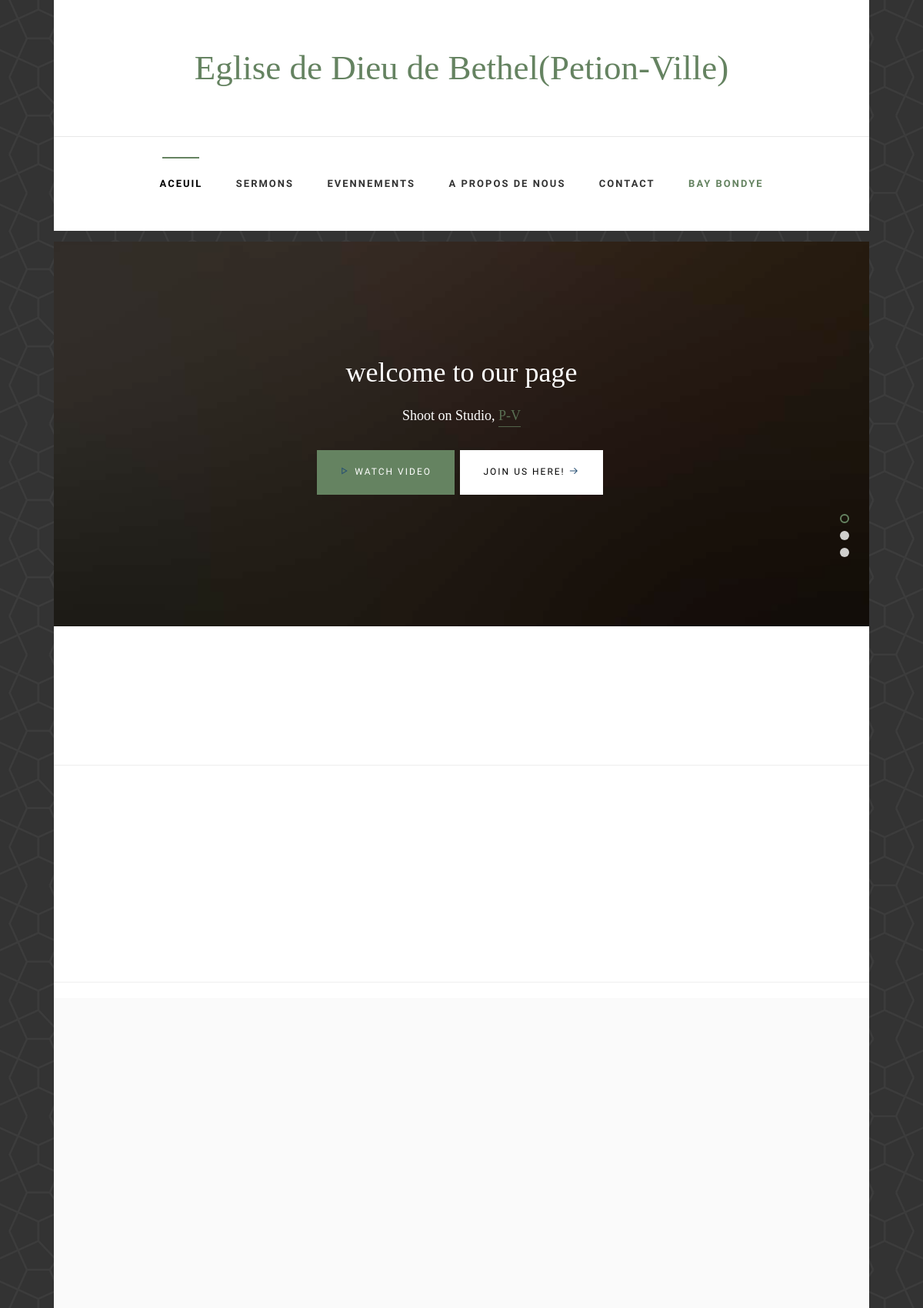
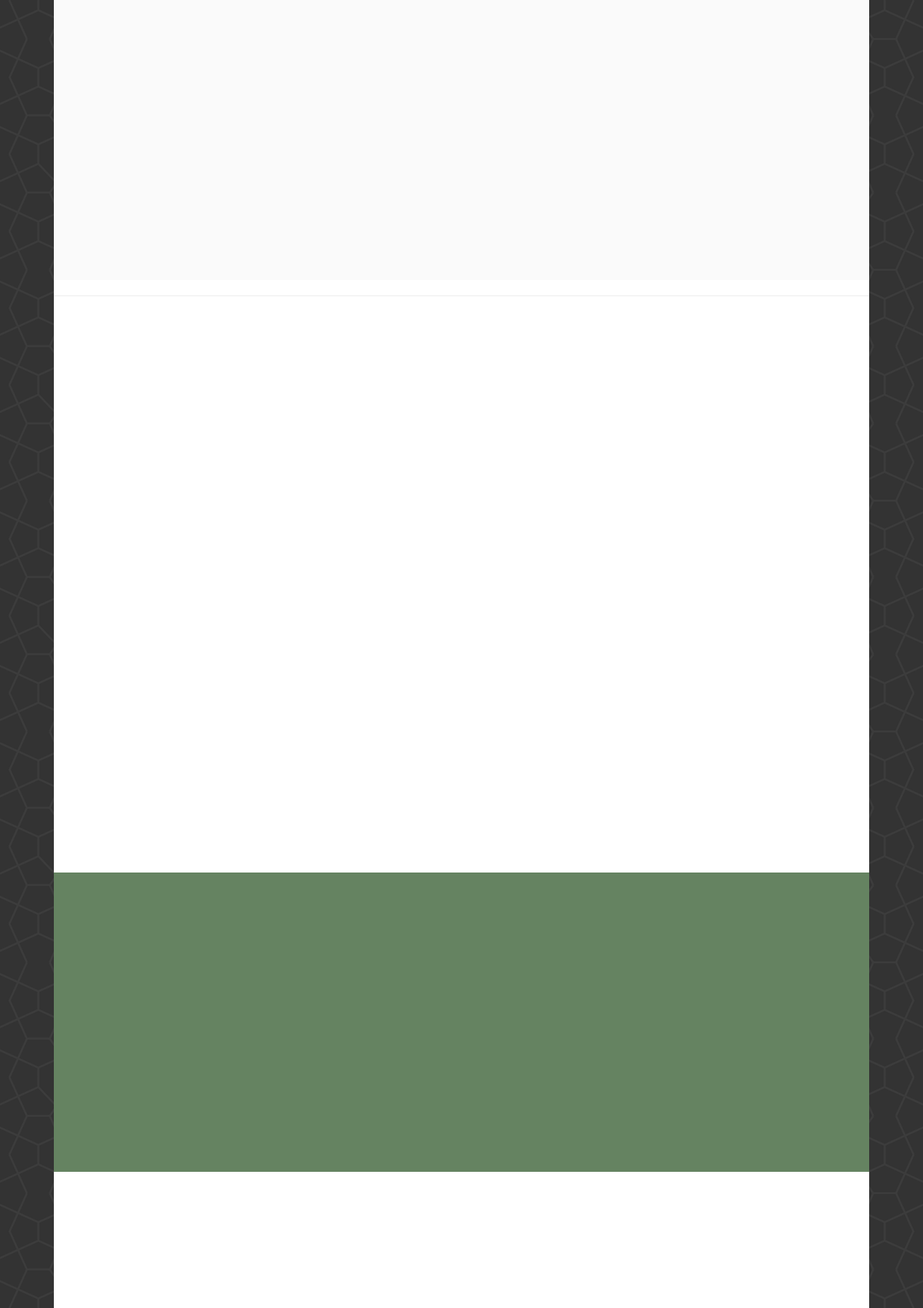
/home/ (upper part), run on the app's committed database (2 pictures, top to bottom).
### home/models.py (models this page shows, shortened)
class hero(models.Model):
    name=models.CharField(max_length= 40,unique=True)
    vid1=models.ForeignKey(heroSingle,on_delete=models.CASCADE,related_name='vid1')
    vid2=models.ForeignKey(heroSingle,on_delete=models.CASCADE,related_name='vid2')
    vid3=models.ForeignKey(heroSingle,on_delete=models.CASCADE,related_name='vid3')
    show= models.BooleanField(default= True)

class heroSingle(models.Model):
    name= models.CharField(max_length=39,unique=True)
    heading= models.TextField()
    submenu1= models.TextField()
    submenu2= models.CharField(max_length=50)
    backgroud=models.ImageField(null=True, upload_to='media/images/%y')
    video=models.FileField(null=True, upload_to='media/videos/%y')

### home/views.py (the view)
# urls.py: 2. Add a URL to urlpatterns:  path('', views.home, name='home')
def home (request):
    try:
        live=models.live.objects.all().filter(show=True)
    except:
        live={}
    hero=models.hero.objects.get(show=True)
    firstSection=models.firstSection.objects.get(show=True)
    statSection=models.statSection.objects.get(show=True)
    serviceSingle=models.serviceSingle.objects.all().filter(show=True)
    Service=models.Service.objects.get(show=True)
    Sermons_main_section=models.Sermons_main_section.objects.get(show=True)
    verset_main_page=models.verset_main_page.objects.get(show=True)
    evenement_main_page=models.evenement_main_page.objects.get(show=True)
    secteur_main=models.secteur_main.objects.get(show=True)
    secteur=models.secteur.objects.all().filter(show=True)
    context={'hero':hero, 'firstSection':firstSection, 'statSection':statSection,
    'serviceSingle':serviceSingle,
    'Service':Service,
        'Sermons_main_section':Sermons_main_section,
        'verset_main_page':verset_main_page,
        'evenement_main_page':evenement_main_page,
        'secteur_main':secteur_main,
        'secteur':secteur,
        'active':1,
        'live':live}
    return render(request,'home/index.html',context)

### home/models.py (called while the page is built)
    @property
    def isExpired(self):
        utc= pytz.UTC
        dat=datetime.timedelta(days=30)
        d=self.startdate + dat
        t=utc.localize(datetime.datetime.now())
        if(d<=t):
            return True
        return False

    @property
    def Haspassed(self):
        utc= pytz.UTC
        dat=datetime.timedelta(seconds=self.estimatedDuration.seconds)
        d=self.startdate + dat
        t=utc.localize(datetime.datetime.now())
        if(d>=t):
            return False
        return True

### home/templates/home/index.html (shortened to what this page needs)
{% extends 'home/base.html' %}
{% load static %}
{% block home_active %} class="active" {% endblock %}
{% block body %}
<div class="container-wrap">
    <aside id="fh5co-hero">
        <div class="flexslider">
            <ul class="slides">
               <li style="background-image: url('{{hero.vid1.backgroud.url}}');">
                   <div class="overlay"></div>
                   <div class="container-fluid">
                       <div class="row">
                           <div class="col-md-6 col-md-offset-3 text-center">
                               <div class="slider-text">
                                   <div class="slider-text-inner">
                                       <h1>{{hero.vid1.heading}}</h1>
                                        <h2>{{hero.vid1.submenu1}}, <a href="#" target="_blank">{{hero.vid1.submenu2}}</a></h2>
                                        <p><a class="btn btn-primary btn-demo popup-vimeo" href="#"> <i class="icon-play4"></i> Watch Video</a> <a class="btn btn-primary btn-learn">Join us here! <i class="icon-arrow-right3"></i></a></p>
                                   </div>
                               </div>
                           </div>
                       </div>
                   </div>
               </li>
              </ul>
          </div>
    </aside>
    <div id="fh5co-intro">
    </div>
    <hr>
    <div id="fh5co-counter" class="fh5co-counters">
        <div class="row">
        </div>
    </div>
    <hr>
    <div id="fh5co-services" class="fh5co-light-grey">
        <div class="row">
        </div>
    </div>
    <hr>
    <div id="fh5co-sermon">
        <div class="row">
        </div>
    </div>
    <div id="fh5co-bible-verse">
        <div class="row">
            <div class="col-md-10 col-md-offset-1">
            </div>
        </div>
    </div>
    <div id="fh5co-events">
    </div>
</div>
{% endblock %}

### home/static/home/css/style.css (style rules this page uses)
body { font-family: "Source Sans Pro", sans-serif; font-weight: normal; font-size: 14px; line-height: 1.7; color: gray; background: url(../images/body-bg.png) repeat fixed; }
a { color: #658361; -webkit-transition: 0.5s; -o-transition: 0.5s; transition: 0.5s; }
p { margin-bottom: 20px; }
h1, h2, h3, h4, h5, h6, figure { color: #000; font-family: "Libre Baskerville", serif; font-weight: 400; margin: 0 0 20px 0; font-weight: normal; }
.container-wrap { max-width: 1060px; margin: 0 auto; margin-bottom: 1em; background: #fff; }
#fh5co-counter, .fh5co-bg { background-size: cover; background-position: top center; background-repeat: no-repeat; position: relative; }
#fh5co-hero { height: 500px; background: #fff url(../images/loader.gif) no-repeat center center; width: 100%; float: left; }
#fh5co-hero .btn { font-size: 24px; }
#fh5co-hero .btn.btn-primary { padding: 14px 30px !important; }
#fh5co-hero .flexslider { border: none; z-index: 1; margin-bottom: 0; }
#fh5co-hero .flexslider .slides { position: relative; overflow: hidden; }
#fh5co-hero .flexslider .slides .overlay { position: absolute; top: 0; bottom: 0; left: 0; right: 0; content: ''; background: rgba(0, 0, 0, 0.3); }
#fh5co-hero .flexslider .slides li { background-repeat: no-repeat; background-size: cover; background-position: bottom center; height: 500px; position: relative; }
#fh5co-hero .flexslider .slider-text { display: table; opacity: 0; height: 500px; z-index: 9; width: 100%; }
#fh5co-hero .flexslider .slider-text > .slider-text-inner { display: table-cell; vertical-align: middle; padding: 2em; }
#fh5co-hero .flexslider .slider-text > .slider-text-inner h1, #fh5co-hero .flexslider .slider-text > .slider-text-inner h2 { margin: 0; padding: 0; color: white; font-family: "Libre Baskerville", serif; }
#fh5co-hero .flexslider .slider-text > .slider-text-inner h1 { margin-bottom: 20px; font-size: 36px; line-height: 1.3; font-weight: 300; }
#fh5co-hero .flexslider .slider-text > .slider-text-inner h2 { font-size: 18px; line-height: 1.5; margin-bottom: 30px; }
#fh5co-hero .flexslider .slider-text > .slider-text-inner h2 a { color: rgba(101, 131, 97, 0.8); border-bottom: 1px solid rgba(101, 131, 97, 0.7); }
#fh5co-hero .flexslider .slider-text > .slider-text-inner .btn { font-size: 12px; text-transform: uppercase; letter-spacing: 2px; color: #fff; padding: 20px 30px !important; border: none; }
#fh5co-hero .flexslider .slider-text > .slider-text-inner .btn.btn-learn { background: #fff; color: #000; }
.fh5co-light-grey { background: #fafafa; }
#fh5co-about, #fh5co-services, #fh5co-contact, #fh5co-sermon, #fh5co-bible-verse, #fh5co-news, #fh5co-events, #fh5co-counter, #fh5co-footer { padding: 5em 3em; clear: both; }
#fh5co-intro { padding: 3em 3em; clear: both; }
#fh5co-bible-verse { background: #658361; position: relative; }
.fh5co-counters { padding: 3em 0; background-size: cover; background-attachment: fixed; background-position: center center; }
.btn { margin-right: 4px; margin-bottom: 4px; font-family: "Source Sans Pro", sans-serif; font-size: 16px; font-weight: 400; -webkit-border-radius: 0px; -moz-border-radius: 0px; -ms-border-radius: 0px; border-radius: 0px; -webkit-transition: 0.5s; -o-transition: 0.5s; transition: 0.5s; padding: 8px 20px; }
.btn-primary { background: #658361; color: #fff; border: 2px solid #658361; }

### data on the page
hero: vid1.backgroud (picture), vid1.heading "welcome to our page", vid1.submenu1 "Shoot on Studio", vid1.submenu2 "P-V"
